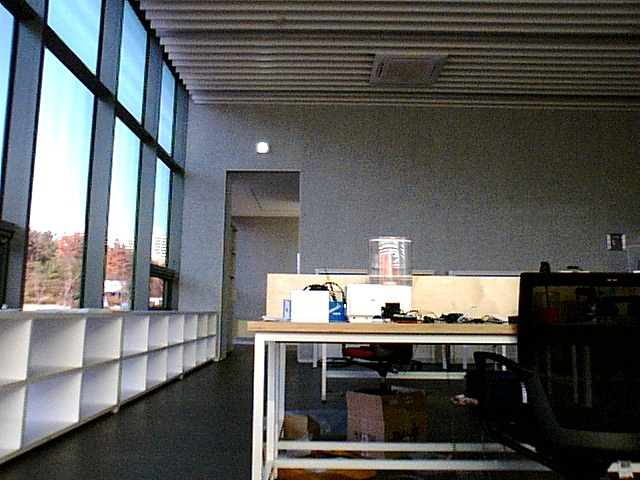
#> input picture S_CameraVision/Images/108.jpg, 640 x 480 px, given in place of the camera
$ python Detection_Test.py
#> lines starting #> are read from the running program, lines starting #| are printed output that depends on the picture; after the words box and inside, x2 and y2 are one past the last pixel; in counts of white or black regions, pixels touching at a corner belong together
# Referenced by..
# https://github.com/webnautes/nudapeu/blob/master/opencv-python-006.py
import cv2 as cv
import numpy as np

hsv = 0
lower_blue1 = 0
upper_blue1 = 0
lower_blue2 = 0
upper_blue2 = 0
lower_blue3 = 0
upper_blue3 = 0


def nothing(x):
    pass


# [51 lines left out: function mouse_callback, not called in this run]


cv.namedWindow('img_color')
cv.setMouseCallback('img_color', mouse_callback)

cv.namedWindow('img_result')
cv.createTrackbar('threshold', 'img_result', 0, 255, nothing)
cv.setTrackbarPos('threshold', 'img_result', 30)

cap = cv.VideoCapture(0)

cap.set(3, 1024)
cap.set(4, 768)

while (True):
    # img_color = cv.imread('2.jpg')
    ret, img_color = cap.read()
#> img_color is the input picture: shape (480, 640, 3); mean B, G, R 92.8, 94.2, 92.9
    height, width = img_color.shape[:2]
#> height = 480; width = 640
    img_color = cv.resize(img_color, (width, height), interpolation=cv.INTER_AREA)

    # 원본 영상을 HSV 영상으로 변환합니다.
    img_hsv = cv.cvtColor(img_color, cv.COLOR_BGR2HSV)
#> img_hsv: shape (480, 640, 3); mean H, S, V 60.3, 68.9, 102

    # 범위 값으로 HSV 이미지에서 마스크를 생성합니다.
    img_mask1 = cv.inRange(img_hsv, lower_blue1, upper_blue1)
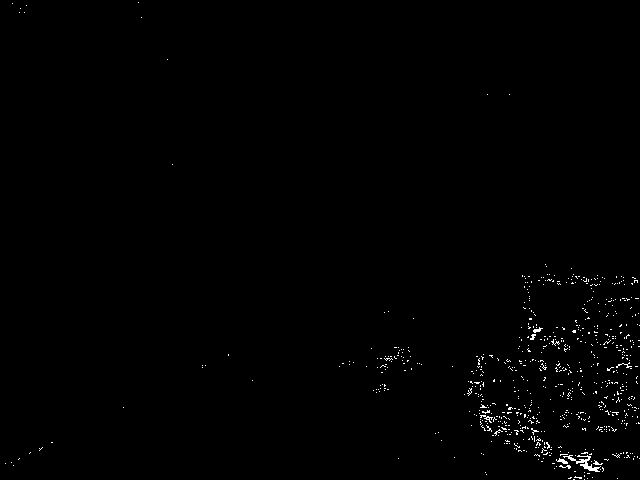
#> img_mask1: shape (480, 640); 0.65% white in thin lines or dots
    img_mask2 = cv.inRange(img_hsv, lower_blue2, upper_blue2)
    img_mask3 = cv.inRange(img_hsv, lower_blue3, upper_blue3)
    img_mask = img_mask1 | img_mask2 | img_mask3

    kernel = np.ones((4, 4), np.uint8)
    img_mask = cv.morphologyEx(img_mask, cv.MORPH_OPEN, kernel)
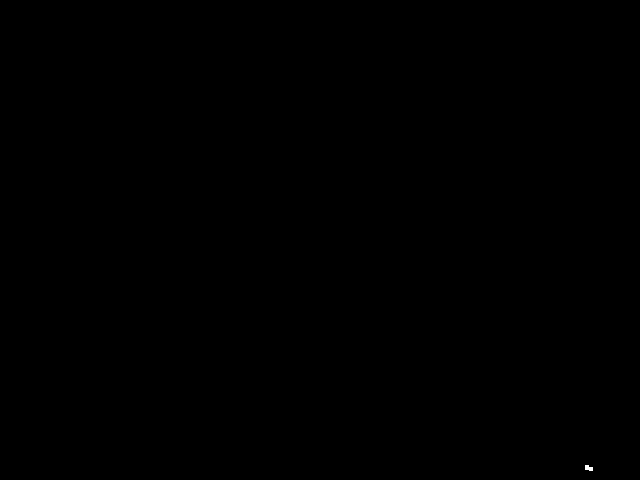
#> img_mask: shape (480, 640); 0.01% white; 1 white region, box (x1, y1, x2, y2) and area: (585, 465, 593, 471) 36
    img_mask = cv.morphologyEx(img_mask, cv.MORPH_CLOSE, kernel)
#> img_mask: shape (480, 640); 0.01% white; 1 white region, box (x1, y1, x2, y2) and area: (586, 466, 594, 472) 36

    # 마스크 이미지로 원본 이미지에서 범위값에 해당되는 영상 부분을 획득합니다.
    img_result = cv.bitwise_and(img_color, img_color, mask=img_mask)

    numOfLabels, img_label, stats, centroids = cv.connectedComponentsWithStats(img_mask)
#> numOfLabels = 2; stats = [[0, 0, 640, 480, 307164], [586, 466, 8, 6, 36]]; centroids = [[319.5, 239.5], [589.3, 468.7]]

    for idx, centroid in enumerate(centroids):
        if stats[idx][0] == 0 and stats[idx][1] == 0:
            continue

        if np.any(np.isnan(centroid)):
            continue

        x, y, width, height, area = stats[idx]
        centerX, centerY = int(centroid[0]), int(centroid[1])
        print(centerX, centerY)

        # if area > 5:
        cv.circle(img_color, (centerX, centerY), 10, (0, 0, 255), 10)
        cv.rectangle(img_color, (x, y), (x + width, y + height), (0, 0, 255))
#> this loop made 2 passes
#> (centroid, x, y, width, height, area, centerX, centerY) on pass 2: ([589.3, 468.7], 586, 466, 8, 6, 36, 589, 468)
#| 589 468
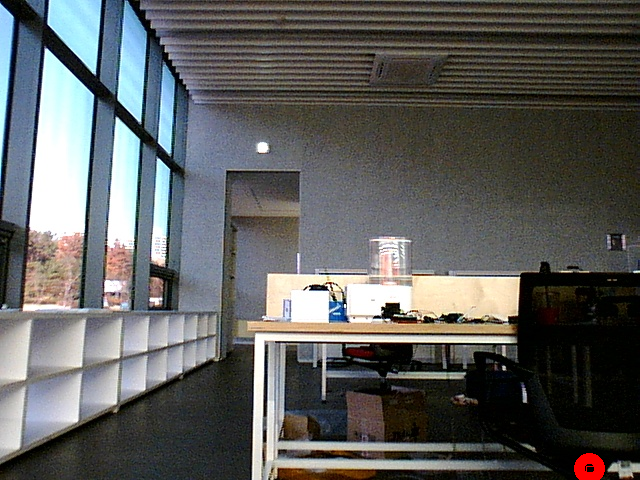
#> img_color: shape (480, 640, 3); 0.21% of pixels changed, all inside (x1, y1, x2, y2) = (574, 453, 605, 480)

    cv.imshow('img_color', img_color)
    cv.imshow('img_mask', img_mask)
    cv.imshow('img_result', img_result)

    # ESC 키누르면 종료
    if cv.waitKey(1) & 0xFF == 27:
#> (key Esc is pressed here)
        break

cv.destroyAllWindows()
